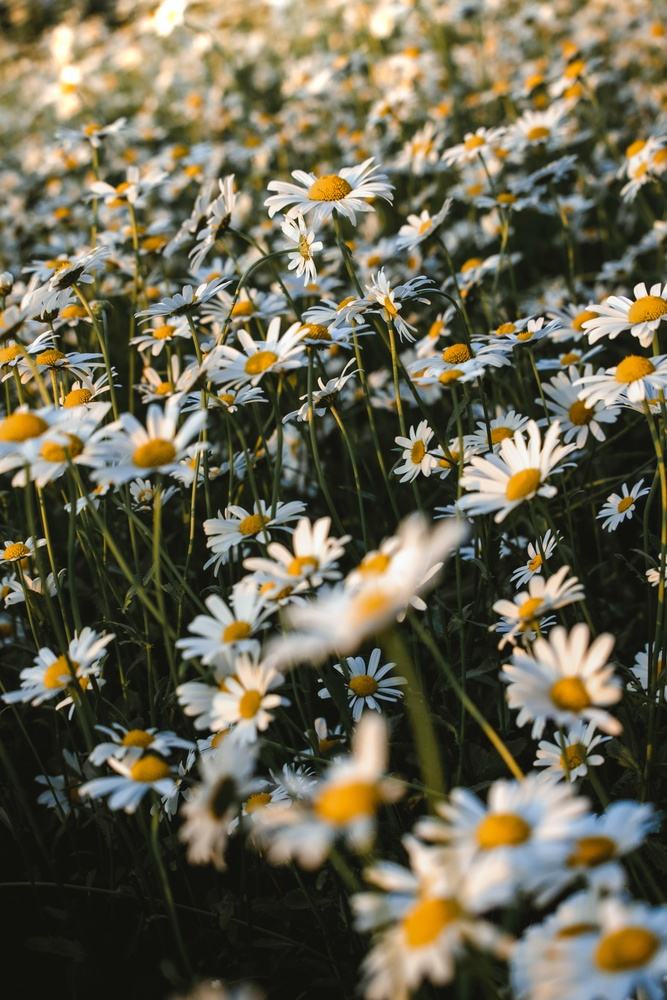
#> input picture flower.jpg, 667 x 1000 px, shrunk from 4160 x 6240 before the run
$ python 'Filter Laplacian.py'   (older library calls are emulated)
#> lines starting #> are read from the running program, lines starting #| are printed output that depends on the picture
import cv2
import matplotlib.pyplot as plt

img = cv2.imread('flower.jpg')#Baca gambar sumber
#> img is the input picture: shape (1000, 667, 3); mean B, G, R 80.9, 101.2, 105.8
#Konversi ke Grey
gray = cv2.cvtColor(img, cv2.COLOR_BGR2GRAY)
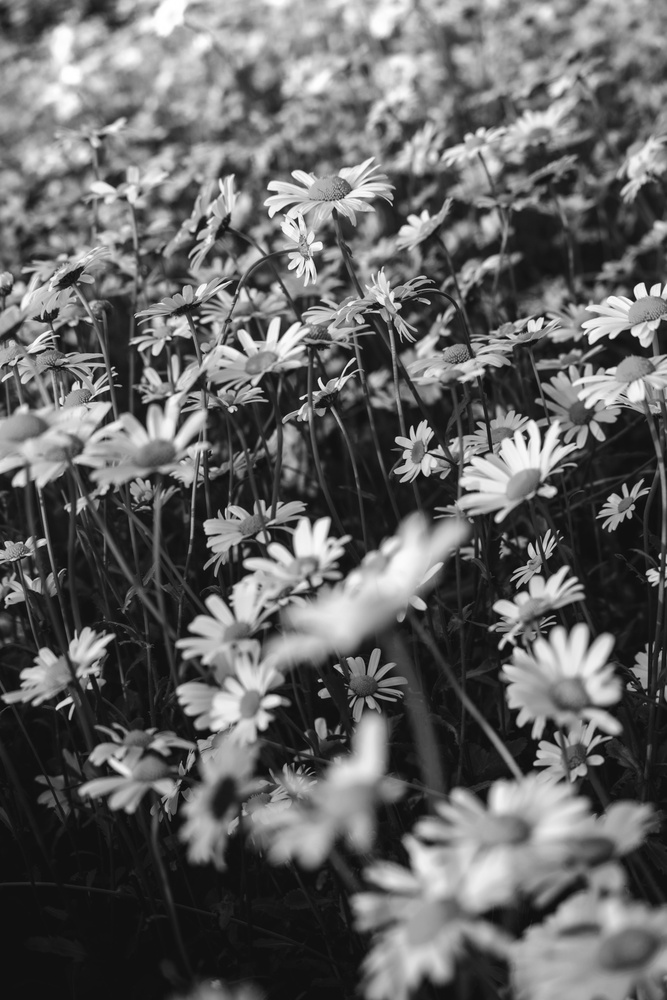
#> gray: shape (1000, 667); min 6, max 255, mean 100.3
#Hilangkan Noise
img0 = cv2.GaussianBlur(gray, (3, 3), 0)
#konvolusi dengan kernel
laplacian = cv2.Laplacian(img0, cv2.CV_64F)#untuk menerapkan operator Laplacian pada citra img0.
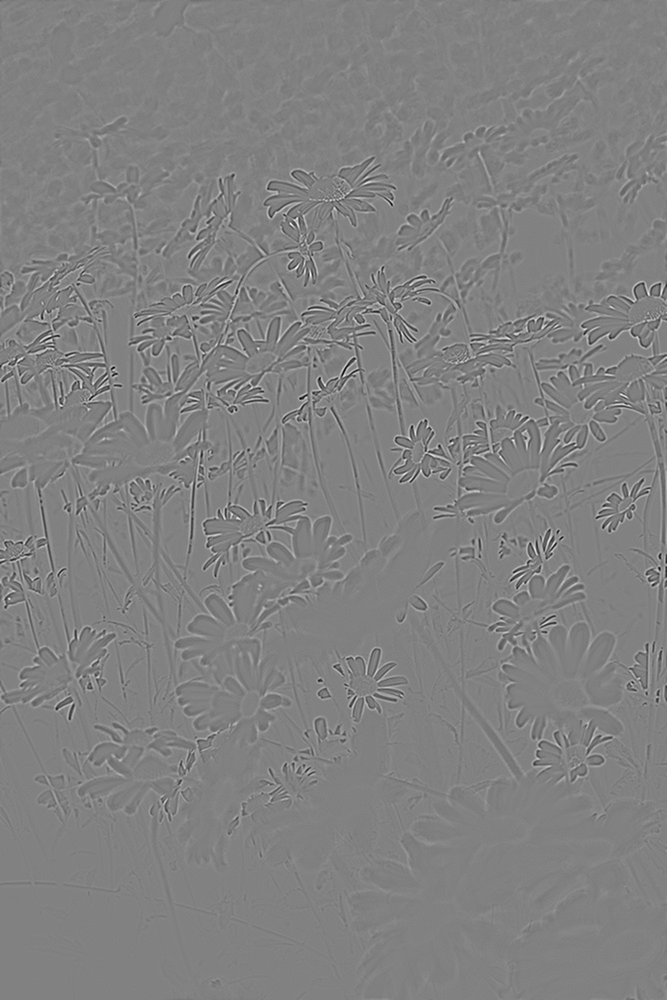
#> laplacian: shape (1000, 667) float64; min -128, max 124, mean 0; drawn with min black and max white
#Tampilkan dengan Matplolib
plt.subplots(121)#untuk membuat suatu tata letak (layout) yang terdiri dari 1 baris dan 2 kolom, dengan grafik pertama (subplot) ditampilkan di posisi 1.
plt.imshow(img0, cmap= 'gray')#untuk menampilkan citra img0 dengan menggunakan peta warna (colormap) 'gray' pada suatu plot.
plt.title('Original')#Menambahkan judul
plt.xticks([]), plt.yticks([])## untuk menghilangkan tanda sumbu (ticks) pada sumbu-x dan sumbu-y dalam suatu grafik.
plt.subplots(122)#untuk membuat suatu tata letak (layout) yang terdiri dari 1 baris dan 2 kolom, dengan grafik pertama (subplot) ditampilkan di posisi 2.
plt.imshow(laplacian, cmap= 'gray')#untuk menampilkan citra img0 dengan menggunakan peta warna (colormap) 'gray' pada suatu plot.
plt.title('Laplacian')#Menambahkan judul
plt.xticks([]), plt.yticks([])# untuk menghilangkan tanda sumbu (ticks) pada sumbu-x dan sumbu-y dalam suatu grafik.
plt.show()#Menampilkan citra
